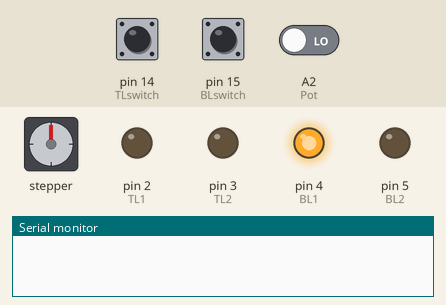
A sketch run on a simulated Arduino Uno, built with avr-gcc and run on an emulated ATmega328P. Shown: stepper motor, output pins drawn as LEDs (lit = HIGH), the last lines printed to the serial monitor. Wiring (inferred from the names in the program): stepper motor (2048 steps per turn assumed): coils pin 8, pin 9, pin 10, pin 11. The inputs (shaded band) are chosen by the test bench; at power-on: pin 15 (BLswitch) LOW, pin 14 (TLswitch) LOW, A2 (Pot) LOW.

Above: at 1.2 s.
1.3 s: pin 15 (BLswitch) pulled HIGH for 0.15 s
At 2.0 s:
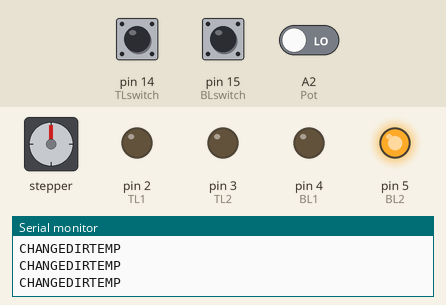
Timing chart, 0 to 10.5 s (numbered marks = the images above; inputs shaded):
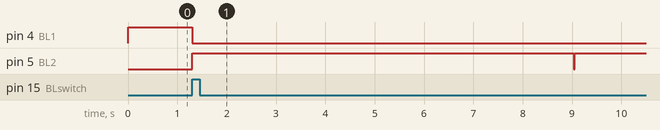

Measured:
- after the input at 1.3 s, pin 4 (BL1): HIGH → LOW at once; pin 5 (BL2): LOW → HIGH at once, → LOW 7.7 s later, → HIGH 0.02 s later

The sketch:

NODECODE.ino
```cpp
#include <AccelStepper.h>

//MISC SUPERFLOUSPOUS POT FOR STEPPER CONTROL
int Pot = A2;
int potVal;
int speedVal;
int posVal;


///STEPPER SHIT

int motorSpeed = 9600; //maximum steps per second (about 3rps / at 16 microsteps)
int motorAccel = 80000; //steps/second/second to accelerate

int motorDirPin = 0; //digital pin 2
int motorStepPin = 1; //digital pin 3

//set up the accelStepper intance
//the "1" tells it we are using a driver
AccelStepper stepper(1, motorStepPin, motorDirPin);

///limit switch timer
int waitTime = 500;


////DC MOTOR ////////////////
/////////////////////////////


///NOTES:
///  if TLone == 0 - TLleft issued - and if moving right before preDirTL = 1 - likewise opposite if TLone == 1
/// if TLone = = 2 - then TLone is null and can be addressed
///ALLL DC's ARE BORN MOVING RIGHT!!!

///////////////////////////
//Top Left DC
////////////////////////
//////////////////////

const int TL1 = 2;  //pins
const int TL2 = 3; //pins
const int TLswitch = 14;  //pins

int TLstate = 0;  ///read the switch pin

///SWITCH SHIT
boolean  switchHitTL = false; ///sets to true as soon as switch is hit the 1st time
int SwitchcounterTL= 1;// counter begins to reverse the DC once switch has been hit
boolean TL = false; //variable to allow exit from switch function


///DIRECTION SHIT
int TLone; //variable to know direction
int ChangecounterTL =1; ///timer for change
int TLDirState =0;///allows Dir change to occur when it is a 0, when a 1 it does not allow change Dir commands
boolean TLDir = false;
int preDirTL = 2; ///sets previous DIrection to Null

///variables for resuming fucntionality after limit switch resets
int ResumecounterTL = 1;
boolean executeLimitSwitchTL = false;  //////allows function EXECUTELIMITSWITCH to be entered into. LIMIT SWITCh function auto resets this once switch == HIGH


/////////////////////////////////////
//Bottom Left DC
///////////////////////////////

const int BL1 = 4;
const int BL2 = 5;
const int BLswitch = 15;
int BLstate = 0;


///SWITCH SHIT
boolean  switchHitBL = false; ///sets to true as soon as switch is hit the 1st time
int SwitchcounterBL= 1;// counter begins to reverse the DC once switch has been hit
boolean BL = false; //variable to allow exit from switch function


///DIRECTION SHIT
int BLone; //variable to know direction
int ChangecounterBL =1; ///timer for change
int BLDirState =0;///allows Dir change to occur when it is a 0, when a 1 it does not allow change Dir commands
boolean BLDir = false;
int preDirBL = 2; ///sets previous DIrection to Null

///variables for resuming fucntionality after limit switch resets
int ResumecounterBL = 1;
boolean executeLimitSwitchBL = false;  //////allows function EXECUTELIMITSWITCH to be entered into. LIMIT SWITCh function auto resets this once switch == HIGH

/////////////////////////////
// Top Right DC
///////////////////////////////

const int TR1 = 8;
const int TR2 = 9;
const int TRswitch = 16;
int TRstate = 0;

///SWITCH SHIT
boolean  switchHitTR = false; ///sets to true as soon as switch is hit the 1st time
int SwitchcounterTR= 1;// counter begins to reverse the DC once switch has been hit
boolean TR = false; //variable to allow exit from switch function


///DIRECTION SHIT
int TRone; //variable to know direction
int ChangecounterTR =1; ///timer for change
int TRDirState =0;///allows Dir change to occur when it is a 0, when a 1 it does not allow change Dir commands
boolean TRDir = false;
int preDirTR = 2; ///sets previous DIrection to Null

///variables for resuming fucntionality after limit switch resets
int ResumecounterTR = 1;
boolean executeLimitSwitchTR = false;  //////allows function EXECUTELIMITSWITCH to be entered into. LIMIT SWITCh function auto resets this once switch == HIGH


////////////////////////////////////
//Bottom Right DC
////////////////////////

const int BR1 = 11;
const int BR2 = 10;
const int BRswitch = 17;
int BRstate = 0;


///SWITCH SHIT
boolean  switchHitBR = false; ///sets to true as soon as switch is hit the 1st time
int SwitchcounterBR= 1;// counter begins to reverse the DC once switch has been hit
boolean BR = false; //variable to allow exit from switch function


///DIRECTION SHIT
int BRone; //variable to know direction
int ChangecounterBR =1; ///timer for change
int BRDirState =0;///allows Dir change to occur when it is a 0, when a 1 it does not allow change Dir commands
boolean BRDir = false;
int preDirBR = 2; ///sets previous DIrection to Null

///variables for resuming fucntionality after limit switch resets
int ResumecounterBR = 1;
boolean executeLimitSwitchBR = false;  //////allows function EXECUTELIMITSWITCH to be entered into. LIMIT SWITCh function auto resets this once switch == HIGH


///STEPPER SHIT////
////////////////////
#define DIR_PIN 0
#define STEP_PIN 1

///my RX and TX... I need pins! can I make my switches analog YES

////NOTES- when I hit the switch without calling the moveAfterSwitchTL(); function- I am able to


void setup() {


  Serial.begin (9600);

  ///Stepepr shit
  stepper.setMaxSpeed(1000);

  ////stepper MOTOR///
  pinMode(DIR_PIN, OUTPUT);
  pinMode(STEP_PIN, OUTPUT);

  ////DC MOTOR ////////////////
  /////////////////////////////

  //Top Left DC
  pinMode(TL1, OUTPUT);
  pinMode(TL2, OUTPUT);
  pinMode(TLswitch, INPUT);
  TLstate = digitalRead(TLswitch);


  //Bottom Left DC
  pinMode(BL1, OUTPUT);
  pinMode(BL2, OUTPUT);
  pinMode(BLswitch, INPUT);
  BLstate = digitalRead(BLswitch);


  // Top Right DC
  pinMode(TR1, OUTPUT);
  pinMode(TR2, OUTPUT);
  pinMode(TRswitch, INPUT);
  TRstate = digitalRead(TRswitch);

  //Bottom Right DC
  pinMode(BR1, OUTPUT);
  pinMode(BR2, OUTPUT);
  pinMode(BRswitch, INPUT);


}

void loop() {
  //RunTLDC();///CHECKED- WORKING

 RunBLDC();
}
```

DC_DIR.ino
```cpp
/////////////////////////////////////
///////BASIC DC LEFT RIGHT STOP
////////////////////


///TOP RIGHT DC
void TRright(){
  digitalWrite(TR1, HIGH);
  digitalWrite(TR2, LOW);
  TRone = 0;
}
void TRleft(){
  digitalWrite(TR1, LOW);
  digitalWrite(TR2, HIGH);
  TRone = 1;
}
void TRstop(){
  digitalWrite(TR1, LOW);
  digitalWrite(TR2, LOW);
  TRone = 3;
}


///TOP LEFT DC
void TLleft(){
  digitalWrite(TL1, HIGH);
  digitalWrite(TL2, LOW);
  TLone = 1;
}
void TLright(){
  digitalWrite(TL1, LOW);
  digitalWrite(TL2, HIGH);
  TLone = 0;
}

void TLstop(){
  digitalWrite(TL1, LOW);
  digitalWrite(TL2, LOW);
  TLone = 3;
}


//BOTTOM RIGHT DC
void BRleft(){
  digitalWrite(BR1, HIGH);
  digitalWrite(BR2, LOW);
  BRone = 1;
}
void BRright(){
  digitalWrite(BR1, LOW);
  digitalWrite(BR2, HIGH);
  BRone = 0;
}

void BRstop(){
  digitalWrite(BR1, LOW);
  digitalWrite(BR2, LOW);
  BRone = 3;
}


///BOTTOM LEFT
void BLright(){
  digitalWrite(BL1, HIGH);
  digitalWrite(BL2, LOW);
  BLone = 0;
}

void BLleft(){
  digitalWrite(BL1, LOW);
  digitalWrite(BL2, HIGH);
  BLone = 1;
}
void BLstop(){
  digitalWrite(BL1, LOW);
  digitalWrite(BL2, LOW);
  BLone = 3;
}


/////////////////////////////////////
////////////////REVERSE DIRECTION DC
///////////////


///////////////////////////////
//////////////TOP LEFT
///////////////////////////////

///Function to just reverse motor
void TLchangeDir(){
  ChangecounterTL ++;

  Serial.println(ChangecounterTL);

  if (ChangecounterTL > waitTime*10){
    TLchangeDirTemp();
    Serial.println("ChangeDIRCOMMAND");
    ChangecounterTL= 1;
    TLDirState = 0;
  }
}


void TLchangeDirTemp(){
  if (TLDirState == 0 && TLone == 0){
     TLchangeDirLeft();
    Serial.println("LEFT");

  }

  if (TLDirState == 0 && TLone == 1){
    TLchangeDirRight();
    Serial.println("RIGHT");


  }
}

void TLchangeDirLeft(){
  if (TLone == 0){
   // Serial.println("HERE");
    TLleft();
    TLDirState = 1;
    preDirTL = 0;
  }

}

void TLchangeDirRight(){
  if (TLone == 1){

    TLright();
    TLDirState = 1;

    preDirTL = 1;
  }
}


///////////////////////////////
///////////////////TOP RIGHT
///////////////////////////////

void TRchangeDir(){
  ChangecounterTR ++;

  Serial.println(ChangecounterTR);

  if (ChangecounterTR > waitTime*10){
    TRchangeDirTemp();
    Serial.println("ChangeDIRCOMMAND");
    ChangecounterTR= 1;
    TRDirState = 0;
  }
}


void TRchangeDirTemp(){
  if (TRDirState == 0 && TRone == 0){
     TRchangeDirLeft();
    Serial.println("LEFT");

  }

  if (TRDirState == 0 && TRone == 1){
    TRchangeDirRight();
    Serial.println("RIGHT");


  }
}

void TRchangeDirLeft(){
  if (TRone == 0){
   // Serial.println("HERE");
    TRleft();
    TRDirState = 1;
    preDirTR = 0;
  }

}

void TRchangeDirRight(){
  if (TRone == 1){

    TRright();
    TRDirState = 1;

    preDirTR = 1;
  }
}


//////////////////////////////
//////////////BOTTOM RIGHT
///////////////////////////////

void BRchangeDir(){
  ChangecounterBR ++;

  Serial.println(ChangecounterBR);

  if (ChangecounterBR > waitTime*10){
    BRchangeDirTemp();
    Serial.println("ChangeDIRCOMMAND");
    ChangecounterBR= 1;
    BRDirState = 0;
  }
}


void BRchangeDirTemp(){
  if (BRDirState == 0 && BRone == 0){
     BRchangeDirLeft();
    Serial.println("LEFT");

  }

  if (BRDirState == 0 && BRone == 1){
    BRchangeDirRight();
    Serial.println("RIGHT");


  }
}

void BRchangeDirLeft(){
  if (BRone == 0){
   // Serial.println("HERE");
    BRleft();
    BRDirState = 1;
    preDirBR = 0;
  }

}

void BRchangeDirRight(){
  if (BRone == 1){

    BRright();
    BRDirState = 1;

    preDirBR = 1;
  }
}


//////////////////////////////
//////////////BOTTOM LEFT
///////////////////////////////

void BLchangeDir(){
  ChangecounterBL ++;

  Serial.println(ChangecounterBL);

  if (ChangecounterBL > waitTime*10){
    BLchangeDirTemp();
    Serial.println("ChangeDIRCOMMAND");
    ChangecounterBL= 1;
    BLDirState = 0;
  }
}


void BLchangeDirTemp(){
  if (BLDirState == 0 && BLone == 0){
     BLchangeDirLeft();
    Serial.println("LEFT");

  }

  if (BLDirState == 0 && BLone == 1){
    BLchangeDirRight();
    Serial.println("RIGHT");


  }
}

void BLchangeDirLeft(){
  if (BLone == 0){
   // Serial.println("HERE");
    BLleft();
    BLDirState = 1;
    preDirBL = 0;
  }

}

void BLchangeDirRight(){
  if (BLone == 1){

    BLright();
    BLDirState = 1;

    preDirBL = 1;
  }
}
```

DC_behaviors.ino
```cpp
int hasBeenInitialized = 0;

void runAllDCsBackandForth(){
if (hasBeenInitialized == 0){
  BRone = 1;
  BLone = 1;
  TLone = 1;
  TRone = 1;
  hasBeenInitialized = 1;
   Serial.println("HERE");
}

////RunBRDC();
////RunBLDC();
//if (TLone !=2){
RunTLDC();
//}


}


//////////////////////
///RUN DC COMMANDS
//////////////////////////////

///TOP LEFT DC

void RunTLDC(){
  TLstate = digitalRead(TLswitch);
  TLLimitSwitch();
  limitSwitchExecuteTL();

  if (TLone == 1){
    TLleft();
  }
  if (TLone == 0 ){
    TLright();
  }
  if (TLone == 3){
    TLstop();
  }

}

///TOP RIGHT DC


void RunTRDC(){
  TRstate = digitalRead(TRswitch);
  TRLimitSwitch();
  limitSwitchExecuteTR();

  if (TRone == 1){
    TRleft();
  }
  if (TRone == 0 ){
    TRright();
  }
  if (TRone == 3){
    TRstop();
  }
}
/////BOTTOM RIGHT DC

void RunBRDC(){
  BRstate = digitalRead(BRswitch);
  BRLimitSwitch();
   limitSwitchExecuteBR();

  if (BRone == 1){
    BRleft();
  }
  if (BRone == 0 ){
    BRright();
  }
  if (BRone == 3){
    BRstop();
  }
}
/////BOTTOM LEFT

void RunBLDC(){
  BLstate = digitalRead(BLswitch);
  BLLimitSwitch();
   limitSwitchExecuteBL();

  if (BLone == 1){
    BLleft();
  }
  if (BLone == 0 ){
    BLright();
  }
  if (BLone == 3){
    BLstop();
  }
}
```

Limit_Switches.ino
```cpp
////////////
////////////DC LIMIT SWITCH SHIT
/////////////////////

///////////////////
///TOP LEFT DC
//////////////////

void TLLimitSwitch(){

  if (TLstate == HIGH && switchHitTL == false){
    switchHitTL = true;
     TLDirState = 0;
    executeLimitSwitchTL = false; ///resetting auto run command in case last time limit switch was hit, the resume running command was not executed
    Serial.println ("SWITCH HIT");
  }

  if (switchHitTL == true){
    if (SwitchcounterTL < waitTime){
      TLchangeDirTemp();
      Serial.println("CHANGEDIRTEMP");
      SwitchcounterTL++;

    }
    if (SwitchcounterTL >= waitTime){
      TL= true;
    }
  }

  if (TL == true){
    TLstop();
    Serial.println("STOP");
    TL = false;
    switchHitTL = false;
    TLone = 2; //Sets TLone to Null
    SwitchcounterTL = 0;
    ///resets ability to change DIR
    Serial.println("SWITCHRESET");
    executeLimitSwitchTL = true;
  }

}


///this function reverses the DC after limit switch has been hit

void limitSwitchExecuteTL(){

  if (executeLimitSwitchTL) { ///gets set to true after limit switch has stopped motor

    if (switchHitTL == true){
      TLone == 3;

    }

    ResumecounterTL++;
    //Serial.println(ResumecounterTL);

  }


  if (ResumecounterTL >= 100){
   if (preDirTL == 0){

    TLone = 1;
   }

  if (preDirTL == 1){
    TLone = 0;
  }
  if (ResumecounterTL >= 110){ ///set the preDirTL to accurate number
     if (preDirTL == 1){
     preDirTL == 0;
  }
       if (preDirTL == 0){
     preDirTL == 1;
  }


    Serial.println("PREDIRRESET");
    Serial.println(preDirTL);

    TLDirState = 0;
    ResumecounterTL = 1;
    executeLimitSwitchTL  = false;
    Serial.println("reverse after switch");

  }
}
}

////////////////////////
//TOP RIGHT DC
///////////////////////

void TRLimitSwitch(){

  if (TRstate == HIGH && switchHitTR == false){
    switchHitTR = true;
     TRDirState = 0;
    executeLimitSwitchTR = false; ///resetting auto run command in case last time limit switch was hit, the resume running command was not executed
    Serial.println ("SWITCH HIT");
  }

  if (switchHitTR == true){
    if (SwitchcounterTR < waitTime){
      TRchangeDirTemp();
      Serial.println("CHANGEDIRTEMP");
      SwitchcounterTR++;

    }
    if (SwitchcounterTR >= waitTime){
      TR= true;
    }
  }

  if (TR == true){
    TRstop();
    Serial.println("STOP");
    TR = false;
    switchHitTR = false;
    TRone = 2; //Sets TLone to Null
    SwitchcounterTR = 0;
    ///resets ability to change DIR
    Serial.println("SWITCHRESET");
    executeLimitSwitchTR = true;
  }

}


///this function reverses the DC after limit switch has been hit

void limitSwitchExecuteTR(){

  if (executeLimitSwitchTR) { ///gets set to true after limit switch has stopped motor

    if (switchHitTR == true){
      TRone == 3;

    }

    ResumecounterTR++;
    //Serial.println(ResumecounterTL);

  }


  if (ResumecounterTR >= 100){
   if (preDirTR == 0){

    TRone = 1;
   }

  if (preDirTR == 1){
    TRone = 0;
  }
  if (ResumecounterTR >= 110){ ///set the preDirTL to accurate number
     if (preDirTR == 1){
     preDirTR == 0;
  }
       if (preDirTR == 0){
     preDirTR == 1;
  }


    Serial.println("PREDIRRESET");
    Serial.println(preDirTR);

    TRDirState = 0;
    ResumecounterTR = 1;
    executeLimitSwitchTR  = false;
    Serial.println("reverse after switch");

  }
}
}

///////////////////////////////
//BOTTOM RIGHT DC
////////////////////////////////

void BRLimitSwitch(){

  if (BRstate == HIGH && switchHitBR == false){
    switchHitBR = true;
     BRDirState = 0;
    executeLimitSwitchBR = false; ///resetting auto run command in case last time limit switch was hit, the resume running command was not executed
    Serial.println ("SWITCH HIT");
  }

  if (switchHitBR == true){
    if (SwitchcounterBR < waitTime){
      BRchangeDirTemp();
      Serial.println("CHANGEDIRTEMP");
      SwitchcounterBR++;

    }
    if (SwitchcounterBR >= waitTime){
      BR= true;
    }
  }

  if (BR == true){
    BRstop();
    Serial.println("STOP");
    BR = false;
    switchHitBR = false;
    BRone = 2; //Sets TLone to Null
    SwitchcounterBR = 0;
    ///resets ability to change DIR
    Serial.println("SWITCHRESET");
    executeLimitSwitchBR = true;
  }

}


///this function reverses the DC after limit switch has been hit

void limitSwitchExecuteBR(){

  if (executeLimitSwitchBR) { ///gets set to true after limit switch has stopped motor

    if (switchHitBR == true){
      BRone == 3;

    }

    ResumecounterBR++;
    //Serial.println(ResumecounterTL);

  }


  if (ResumecounterBR >= 100){
   if (preDirBR == 0){

    BRone = 1;
   }

  if (preDirBR == 1){
    BRone = 0;
  }
  if (ResumecounterBR >= 110){ ///set the preDirTL to accurate number
     if (preDirBR== 1){
     preDirBR == 0;
  }
       if (preDirBR == 0){
     preDirBR == 1;
  }


    Serial.println("PREDIRRESET");
    Serial.println(preDirBR);

    BRDirState = 0;
    ResumecounterBR = 1;
    executeLimitSwitchBR  = false;
    Serial.println("reverse after switch");

  }
}
}

////////////////////////////////////
//BOTTOM LEFT DC
/////////////////////////////////

void BLLimitSwitch(){

  if (BLstate == HIGH && switchHitBL == false){
    switchHitBL = true;
     BLDirState = 0;
    executeLimitSwitchBL = false; ///resetting auto run command in case last time limit switch was hit, the resume running command was not executed
    Serial.println ("SWITCH HIT");
  }

  if (switchHitBL == true){
    if (SwitchcounterBL < waitTime){
      BLchangeDirTemp();
      Serial.println("CHANGEDIRTEMP");
      SwitchcounterBL++;

    }
    if (SwitchcounterBL >= waitTime){
      BL= true;
    }
  }

  if (BL == true){
    BLstop();
    Serial.println("STOP");
    BL = false;
    switchHitBL = false;
    BLone = 2; //Sets TLone to Null
    SwitchcounterBL = 0;
    ///resets ability to change DIR
    Serial.println("SWITCHRESET");
    executeLimitSwitchBL = true;
  }

}


///this function reverses the DC after limit switch has been hit

void limitSwitchExecuteBL(){

  if (executeLimitSwitchBL) { ///gets set to true after limit switch has stopped motor

    if (switchHitBL == true){
      BLone == 3;

    }

    ResumecounterBL++;
    //Serial.println(ResumecounterTL);

  }


  if (ResumecounterBL >= 100){
   if (preDirBL == 0){

    BLone = 1;
   }

  if (preDirBL == 1){
    BLone = 0;
  }
  if (ResumecounterBL >= 110){ ///set the preDirTL to accurate number
     if (preDirBL == 1){
     preDirBL == 0;
  }
       if (preDirBL == 0){
     preDirBL == 1;
  }


    Serial.println("PREDIRRESET");
    Serial.println(preDirBL);

    BLDirState = 0;
    ResumecounterBL = 1;
    executeLimitSwitchBL  = false;
    Serial.println("reverse after switch");

  }
}
}


//////////////////////////////////////////////////////////////////////////
```

Source omitted: Stepper_Stuff.ino (288 bytes)
